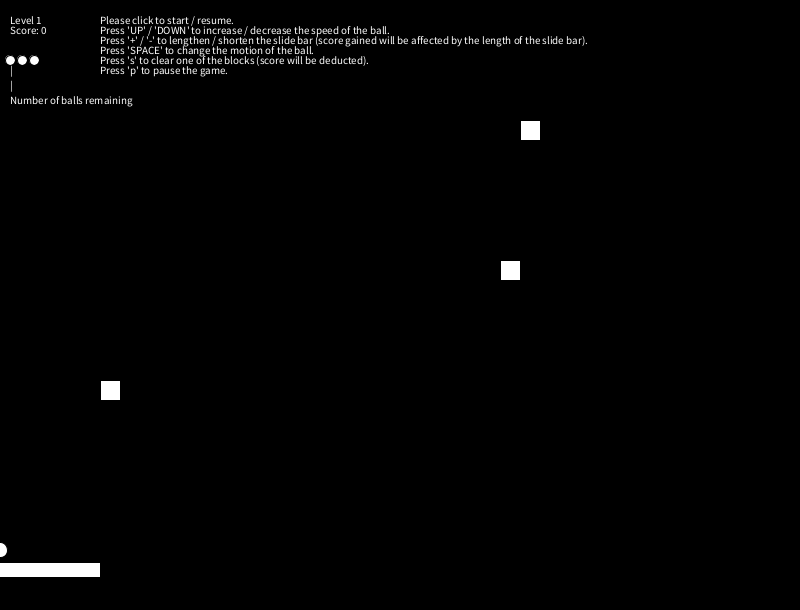
Frame 1 (no input)
Frame 60 (the mouse pressed at the canvas centre just before this capture): identical to frame 1, image omitted
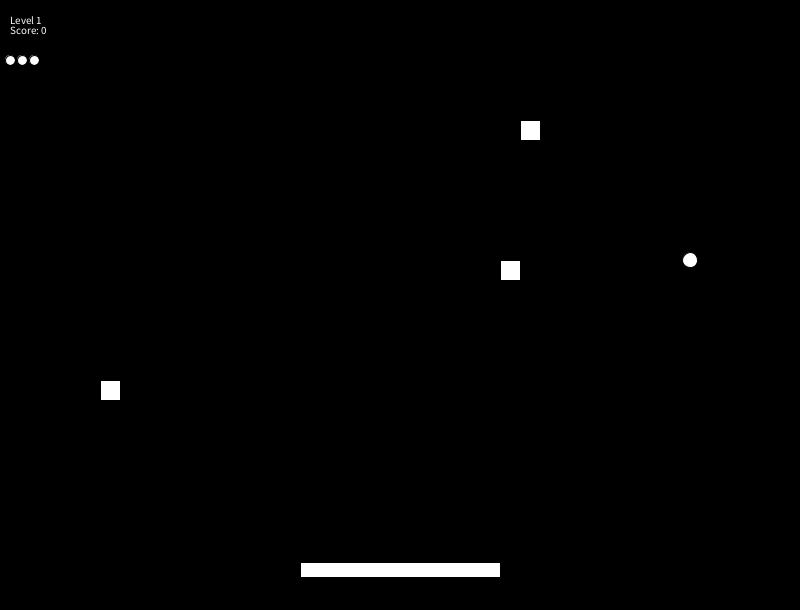
Frame 120 (the mouse held since frame 60 and released just before this capture)

The Processing sketch that drew these frames (run headless with seeded random() and noise(); from frame 60 on, the mouse is pressed at the canvas centre):

// Processing sketch: processing_128753
// ── processing_128753.pde

float positionX, positionY, increment_X, increment_Y;
ArrayList<Integer> block_enabled_ids = new ArrayList();
ArrayList<Integer> random_list = new ArrayList();
boolean gameOver;
boolean standBy;
boolean pause;
int block_id_temp;
int blocksize;
int ballsize;
int slidewidth;
int ball_pos_id;
long score;
long level;
int speedMode = 1;
int theta;
int life_count;
int bounce_angle;
int bounce_count;

void setup() {
    size(800,610);
    positionX = mouseX;
    positionY = 550;
    increment_X = 5;
    increment_Y = -5;
    blocksize = 20;
    slidewidth = 200;
    ballsize = 15;
    rectMode(CENTER);
    gameOver = false;
    standBy = true;
    pause = false;
    score = 0;
    level = 1;
    life_count = 3;
    for (int i = 80; i <= 799 ; i ++){
      random_list.add(i);
    }
    block_enabled_ids.clear();
    theta = 0;
    bounce_count = 0;
    textSize(11);
    New_Level();
    
}

void draw() {
  if (gameOver){
    background(0, 0, 0);
    textSize(100);
    fill(0, 102, 153);
    textAlign(CENTER, CENTER);
    text("GAME OVER", width/2, height/2 - 200);
    rect(width/2, height/2+100, 120, 40);
    fill(255, 255, 255);
    textSize(20);
    text("Score:" + score, width/2, height/2 - 100);
    text("Level:" + level, width/2, height/2 - 60);
    textSize(12);
    text("Restart", width/2, height/2+100);
    textSize(11);
    if (mouseX >= width/2-60 && mouseX <= width/2+60 && mouseY >= height/2+100-20 && mouseY <= height/2+100+20) {
        cursor(HAND);
        if (mousePressed) {
            setup(); 
        }
    }
    else {
        cursor(CROSS);
    }
  } 
  
  
  else {
    
    background(0, 0, 0);
    ellipse(positionX, positionY, ballsize, ballsize);


    for(int i = 0; i < block_enabled_ids.size(); i++){
      block_id_temp = (int) block_enabled_ids.get(i);
      rect( (float) Math.floor(block_id_temp % 40) * blocksize + blocksize/2, (float) Math.floor(block_id_temp / 40) * blocksize + blocksize/2, blocksize, blocksize);
    }
    
    if (block_enabled_ids.size() == 0){
      level += 1;
      score += level;
      if (level % 3 == 0){
        life_count += 1;
      }
      if (increment_X <= 12 && increment_X >= -12){
        increment_X = (increment_X < 0) ? increment_X - 0.25 : increment_X + 0.25;
        increment_Y = (increment_Y < 0) ? increment_Y - 0.25 : increment_Y + 0.25;
      }
      New_Level();
    }
    
    rect(mouseX, 570, slidewidth, 15);

    ball_pos_id = (int) ( Math.floor((positionX) / 20) + Math.floor((positionY) / 20) * 40);
    if (block_enabled_ids.contains(ball_pos_id)){
      block_enabled_ids.remove(block_enabled_ids.indexOf(ball_pos_id));
      score += ((int) ((10 + level) * Math.pow(slidewidth / 200.0, -2))); 
      bounce_count = 0;
      if (increment_X * increment_Y > 0){
        bounce_angle = (int) degrees(atan( (float) ((positionY - Math.floor(ball_pos_id / 40) * blocksize) / (positionX - Math.floor(ball_pos_id % 40) * blocksize)))); 
        if (increment_X > 0){
          if (bounce_angle >= 45){
            increment_X *= -1;
          } else {
            increment_Y *= -1;
          }
        } else {
          if (bounce_angle >= 45){
            increment_Y *= -1;
          } else {
            increment_X *= -1;
          }
        }
      } else {
        bounce_angle = (int) degrees(atan( (float) ((Math.floor(ball_pos_id / 40) * blocksize + blocksize - positionY ) / (positionX - Math.floor(ball_pos_id % 40) * blocksize)))); 
        if (increment_X > 0){
          if (bounce_angle >= 45){
            increment_X *= -1;
          } else {
            increment_Y *= -1;
          }
        } else {
          if (bounce_angle >= 45){
            increment_Y *= -1;
          } else {
            increment_X *= -1;
          }
        }
      }
    }
    
    text("Level "+ level, 10, 20);
    text("Score: "+ score, 10, 30);
    for (int i = 0; i < life_count; i ++){
      ellipse(10 + i * 12, 60, 10, 10);
    }
    
    //text("bounce_angle: "+ bounce_angle, 10, 40);
    //text("increment_X: "+ increment_X, 10, 50);
    //text("increment_Y: "+ increment_Y, 10, 60);
    
   // positionX = mouseX;
    //positionY = mouseY;
    if (bounce_count > 30) {
      text("You can press 's' to clear one of the blocks without deducting the score now.", 100, 110); 
    }
    
    if (standBy){

      text("Please click to start / resume.", 100, 20);
      text("Press 'UP' / 'DOWN' to increase / decrease the speed of the ball.", 100, 30);
      text("Press '+' / '-' to lengthen / shorten the slide bar (score gained will be affected by the length of the slide bar).", 100, 40);
      text("Press 'SPACE' to change the motion of the ball.", 100, 50);
      text("Press 's' to clear one of the blocks (score will be deducted).", 100, 60);
      text("Press 'p' to pause the game.", 100, 70);
      text("|", 10, 70);
      text("|", 10, 85);
      text("Number of balls remaining", 10, 100);
      
      if (pause){
      } else {
        positionX = mouseX;
        positionY = 550;
        
      }
      if (mousePressed) {
        standBy = false;
        pause = false;
      }
      
    } else {
      if (speedMode == 1){
        positionX += increment_X;
        positionY += increment_Y;
      } else {
        positionX += increment_X + increment_X*2*cos(degrees(theta));
        positionY += increment_Y + increment_Y*2*sin(degrees(theta));
      }
  
      if (positionX < 10 || positionX > width - 10) {
          increment_X *= -1;
          positionX = (positionX < 10) ? 10 : width - 10;
          bounce_count += 1;
      }
      if (positionY < 10){
          increment_Y *= -1;
          positionY = 10;
          bounce_count += 1;
      }
      if ( ball_pos_id >= 1120 && ball_pos_id < 1160){
        if (positionX >= mouseX - slidewidth / 2 && positionX <= mouseX + slidewidth / 2){
           increment_Y *= -1;
           positionY = 555;
           bounce_count += 1;
        }
      }
      if (positionY > height - 10) {
        life_count -= 1;
        if (life_count == 0){
          gameOver = true;
        } else {
          standBy = true;
        }
      }
      theta ++;  
    }
    

  }
}

void New_Level(){
  textAlign(LEFT, CENTER);
  ArrayList<Integer> random_list_copy = new ArrayList();
  random_list_copy.addAll(random_list);
  long random_count = level + 2;
  if (random_count > random_list_copy.size()){
    random_count = random_list_copy.size();
  }
  int index_random;
  for (int i = 0; i < random_count; i ++){
    index_random = (int) Math.floor(random_list_copy.size() * random(0, 1));
    block_enabled_ids.add(random_list_copy.get(index_random));
    random_list_copy.remove(index_random);
  }
}

void keyPressed() {
  if (keyCode == UP){
    increment_X = (increment_X < 0) ? increment_X - 0.25 : increment_X + 0.25;
    increment_Y = (increment_Y < 0) ? increment_Y - 0.25 : increment_Y + 0.25;
  }
  else if (keyCode == DOWN) {
    increment_X = (increment_X < 0) ? increment_X + 0.25 : increment_X - 0.25;
    increment_Y = (increment_Y < 0) ? increment_Y + 0.25 : increment_Y - 0.25;
  } 
  else if (("" + key).equals("+")) {
    slidewidth = (slidewidth > 500) ? slidewidth : slidewidth + 5;
  } 
  else if (("" + key).equals("-")) {
    slidewidth = (slidewidth < 50) ? slidewidth : slidewidth - 5;
  } else if (("" + key).equals("s")) {
    if (block_enabled_ids.size() > 0){
      block_enabled_ids.remove(block_enabled_ids.get(0));
      if (bounce_count <= 30) {
       score -= (10 + level) * 3;
      }
      bounce_count = 0;
    }
  }
  else if (("" + key).equals("p")) {
    standBy = true;
    pause = true;
  }

  if (("" + key).equals(" ")){
    speedMode *= -1;
  }
}
 
